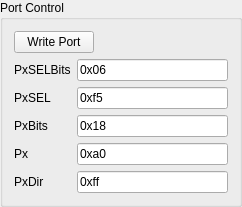
                <widget class="QGroupBox" name="groupBox_3">
                 <property name="title">
                  <string>Port Control</string>
                 </property>
                 <layout class="QGridLayout" name="gridLayout_8">
                  <item row="0" column="0">
                   <widget class="QPushButton" name="flashCC">
                    <property name="text">
                     <string>Write Port</string>
                    </property>
                   </widget>
                  </item>
                  <item row="1" column="0" colspan="2">
                   <layout class="QGridLayout" name="gridLayout_3">
                    <item row="0" column="1">
                     <widget class="QLineEdit" name="pxSelBits">
                      <property name="text">
                       <string>0x06</string>
                      </property>
                     </widget>
                    </item>
                    <item row="1" column="0">
                     <widget class="QLabel" name="pxSellabel">
                      <property name="text">
                       <string>PxSEL</string>
                      </property>
                     </widget>
                    </item>
                    <item row="3" column="0">
                     <widget class="QLabel" name="fileName_8">
                      <property name="text">
                       <string>Px</string>
                      </property>
                     </widget>
                    </item>
                    <item row="1" column="1">
                     <widget class="QLineEdit" name="pxSel">
                      <property name="text">
                       <string>0xf5</string>
                      </property>
                     </widget>
                    </item>
                    <item row="2" column="0">
                     <widget class="QLabel" name="xxx">
                      <property name="text">
                       <string>PxBits</string>
                      </property>
                     </widget>
                    </item>
                    <item row="4" column="1">
                     <widget class="QLineEdit" name="pxDir">
                      <property name="text">
                       <string>0xff</string>
                      </property>
                     </widget>
                    </item>
                    <item row="2" column="1">
                     <widget class="QLineEdit" name="pxBits">
                      <property name="text">
                       <string>0x18</string>
                      </property>
                     </widget>
                    </item>
                    <item row="3" column="1">
                     <widget class="QLineEdit" name="px">
                      <property name="text">
                       <string>0xa0</string>
                      </property>
                     </widget>
                    </item>
                    <item row="4" column="0">
                     <widget class="QLabel" name="fileName_7">
                      <property name="text">
                       <string>PxDir</string>
                      </property>
                     </widget>
                    </item>
                    <item row="0" column="0">
                     <widget class="QLabel" name="fileName_4">
                      <property name="text">
                       <string>PxSELBits</string>
                      </property>
                     </widget>
                    </item>
                   </layout>
                  </item>
                  <item row="0" column="1">
                   <spacer name="horizontalSpacer">
                    <property name="orientation">
                     <enum>Qt::Horizontal</enum>
                    </property>
                    <property name="sizeHint" stdset="0">
                     <size>
                      <width>128</width>
                      <height>20</height>
                     </size>
                    </property>
                   </spacer>
                  </item>
                 </layout>
                </widget>
